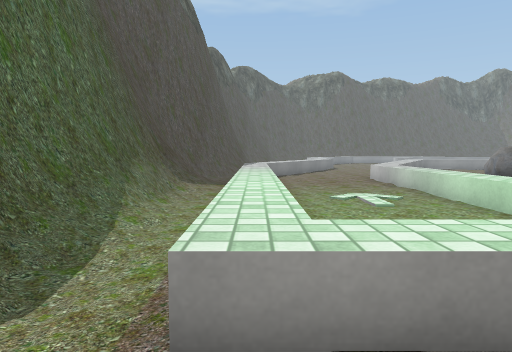
View 1 (above)

23 first-person views from a walk through a Unity game level. The camera is 1.2 m above the floor, tilts 4° down and sees 70° across. The floor is counted in squares, 1 m on a side. Each view is taken from the middle of a square. On the plan, view 1 faces up. The plan holds only what a view shows up to about 15 squares ahead; the rest is blank. The place goes on beyond the plan. The player is left out. Some surface patterns are stand-ins.

View 2
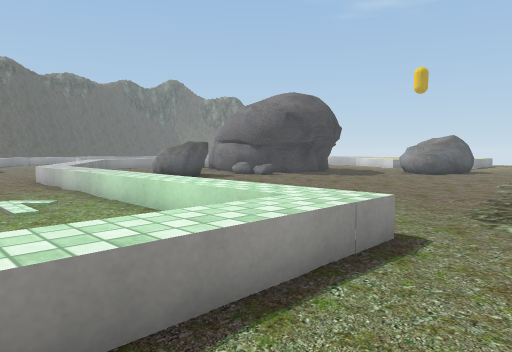

View 3
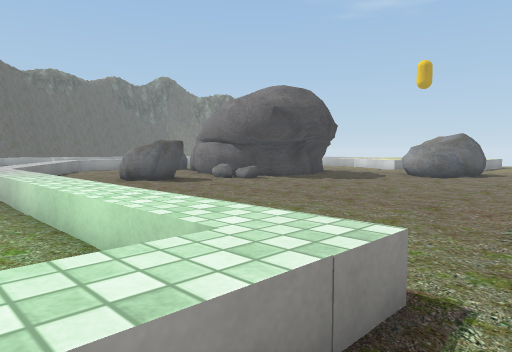

View 4
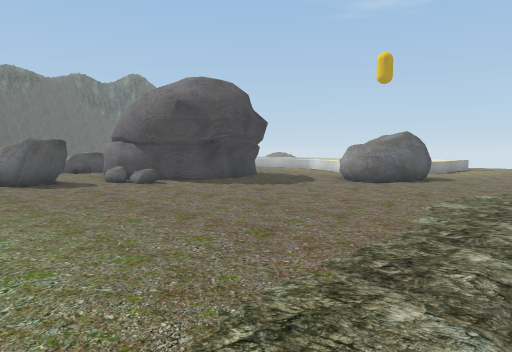

View 5
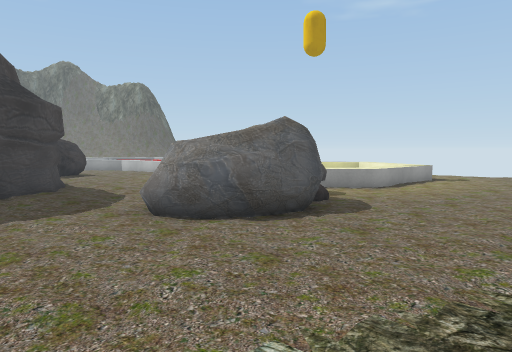

View 6
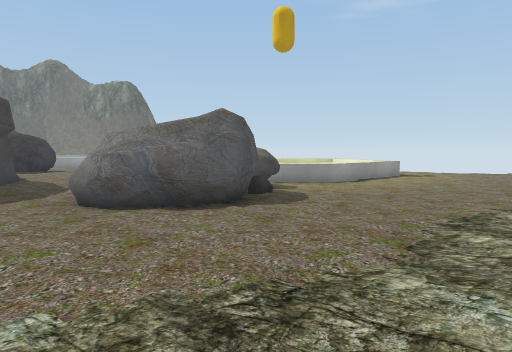

View 7
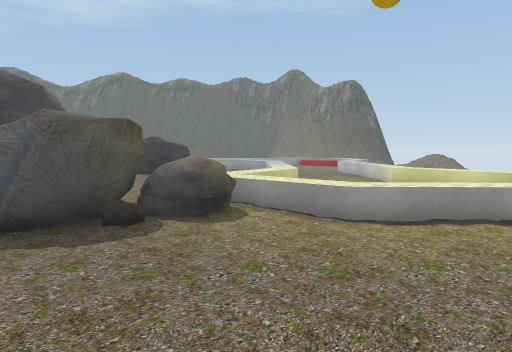

View 8
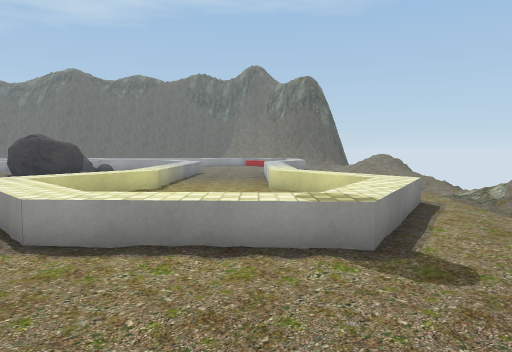

View 9
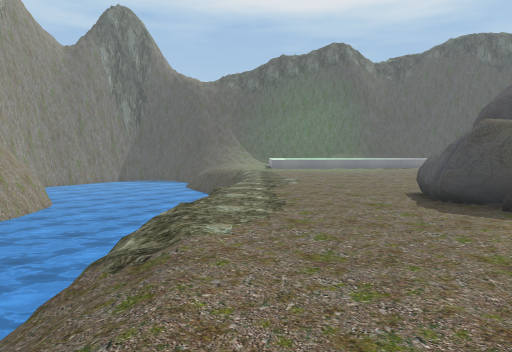

View 10
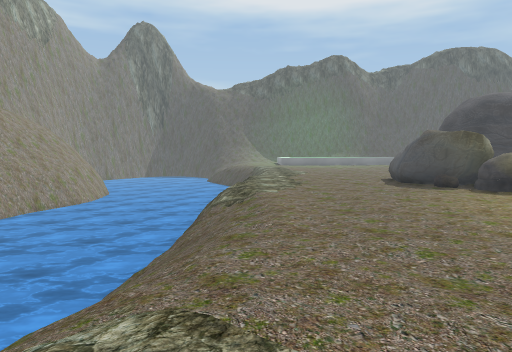

View 11
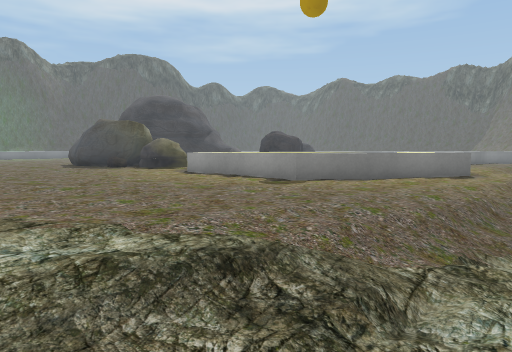

View 12
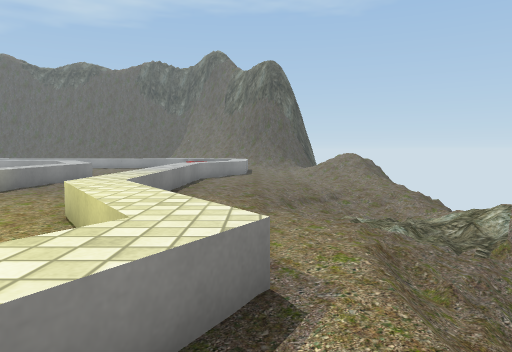

View 13
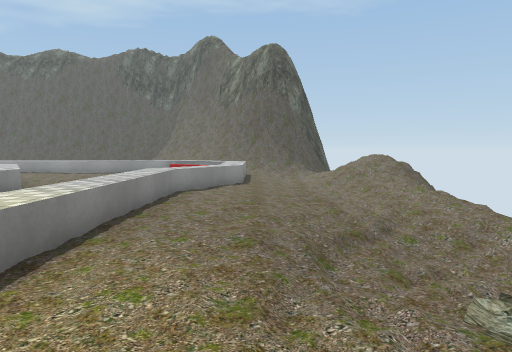

View 14
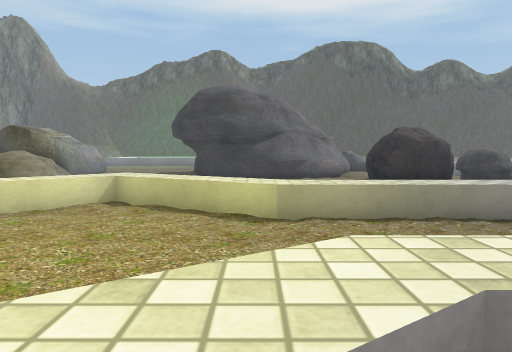

View 15
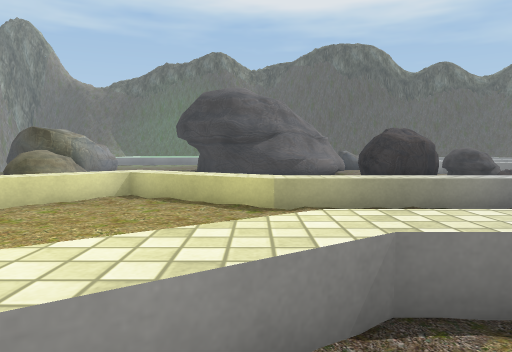

View 16
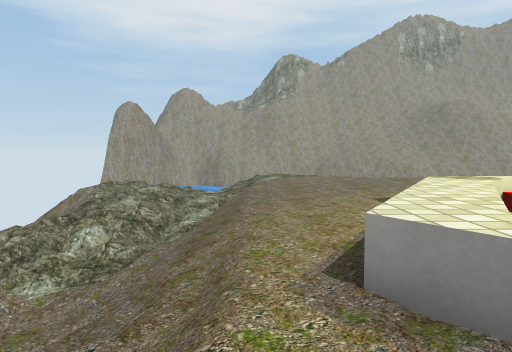

View 17
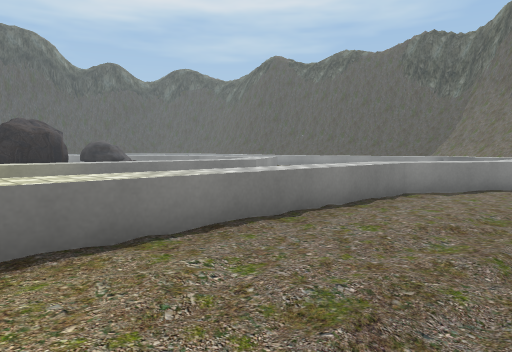

View 18
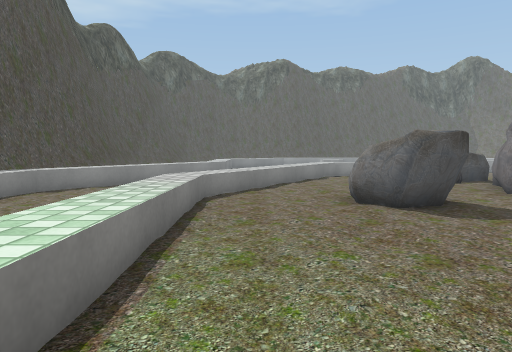

View 19
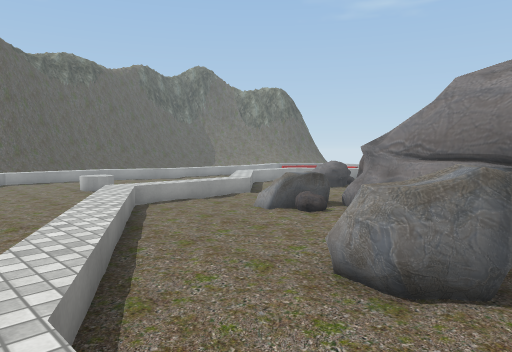

View 20
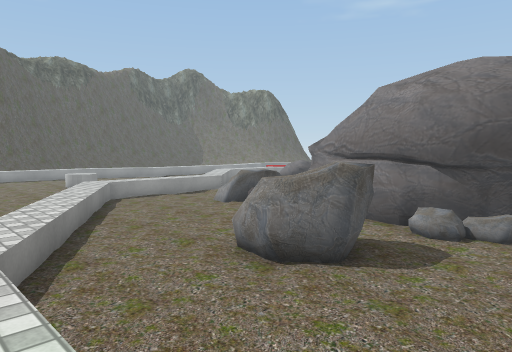

View 21
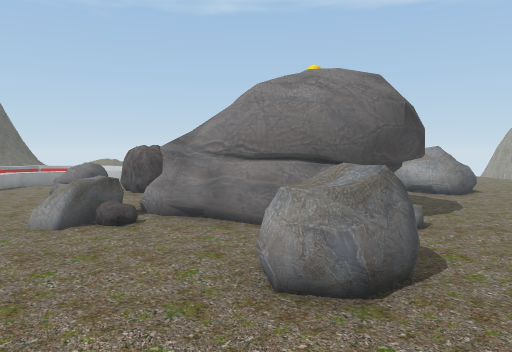

View 22
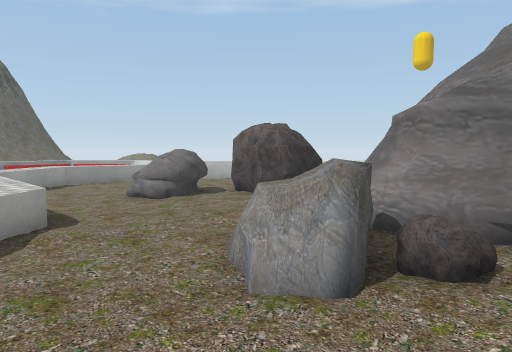

View 23
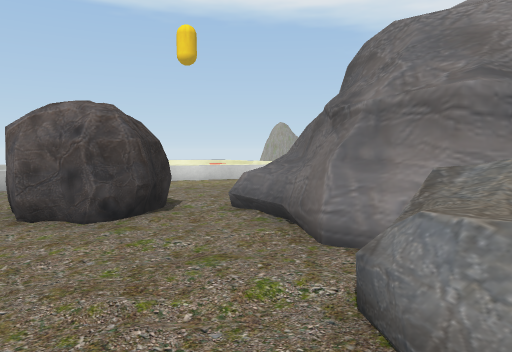

### Floor plan
Key: @ floor where view 1 was taken; # wall or solid block; . main floor; : floor 0.25 m higher than the main floor; - floor 0.25 m lower than the main floor; + floor 0.5 m higher than the main floor; _ floor 0.5 m lower than the main floor; < floor 0.75 m lower than the main floor; / step, stairs or slope; = window, fence, low wall or low ledge; ≈ water the walk keeps out of; ^ raised ledge; v drop or lower ground; R rock.
Columns run from 4 left of view 1 to 39 right of it. Each row starts with its distance up from view 1.
 28                           +++=#      ==./-//
 27             ...           ...==#    #==./_//
 26            ....         ......==    ==..-_//
 25            ...==     +........v==  ===..-_//
 24            ..#=#+++  ......    #=  #=...-/_/
 23            ..==.........RR      =   =...--/-
 22            .===.........RRR/.   =   =...-//-
 21  ##   ==   #=#...........R...   =   =...-///
 20  ##  =#   .===...RRR....RRR..   =.  =...////
 19   =  ==   #=#....RRR:.:RRRR     =.  =...//</
 18     =#    ==...... ###=#RR      =.. =...////
 17     ==.   ==.....:####^^:...    =...=...////
 16     =#. .=#......:#   ##=....  #=...=../////
 15     = ..v/=..RR..##    #=..... ==...=../////
 14 #   = ...+...RRR.##    ##.....===...v=...///
 13 ##= = ...+=...RR.##    ##.. ..==.....==..///
 12 ##/.= ...+.......R##  ##...  =# .... ==..//
 11 ##/.= ...+=.......#####.... ===..... ##=.//
 10  #/.= ...+v........##....... #==...  ==..///
  9  #/.= ...+v..............R..RR#==   ===..///
  8  #/.= ...+v.............RRRRRR.#=+++=#..////
  7 ##/.= ...+v ............RRRRRR..+++v =...///
  6 ##/.= ...+v.............RRRR.............///
  5 #=..=   .+v .............................///
  4 ##-.=    +v ............................////
  3   /.= ++++v..............................///
  2   /.vvvvvv=.............................////
  1       ..................................////
  0     @.     .         //.......////...:.:///
 -1                            ///////////.:/
 -2                              ≈vv///////
 -3                      ≈≈≈≈≈≈≈≈≈≈≈≈≈≈
 -4                     ≈≈≈≈≈≈≈≈≈≈≈≈≈≈≈≈
 -5                     ≈≈≈≈≈≈≈≈≈≈≈≈≈≈≈
 -6                     ≈≈≈≈≈≈≈≈≈≈≈≈≈
 -7                     ≈≈≈≈≈≈≈≈≈≈≈≈

Positions as (right, up) in squares from view 1, and headings:
1: (0, 0), facing up
2: (1, 0), facing up-right
3: (3, 1), facing up-right
4: (7, 0), facing up-right
5: (16, 1), facing up-right
6: (17, 0), facing up-right
7: (26, 0), facing up
8: (31, 2), facing up
9: (31, 1), facing left
10: (36, 0), facing left
11: (38, 0), facing up-left
12: (35, 8), facing up
13: (35, 13), facing up
14: (34, 14), facing left
15: (35, 14), facing left
16: (36, 14), facing down
17: (36, 16), facing up-left
18: (7, 6), facing up
19: (5, 12), facing up-right
20: (5, 10), facing up-right
21: (5, 15), facing right
22: (10, 20), facing right
23: (14, 22), facing down-right
